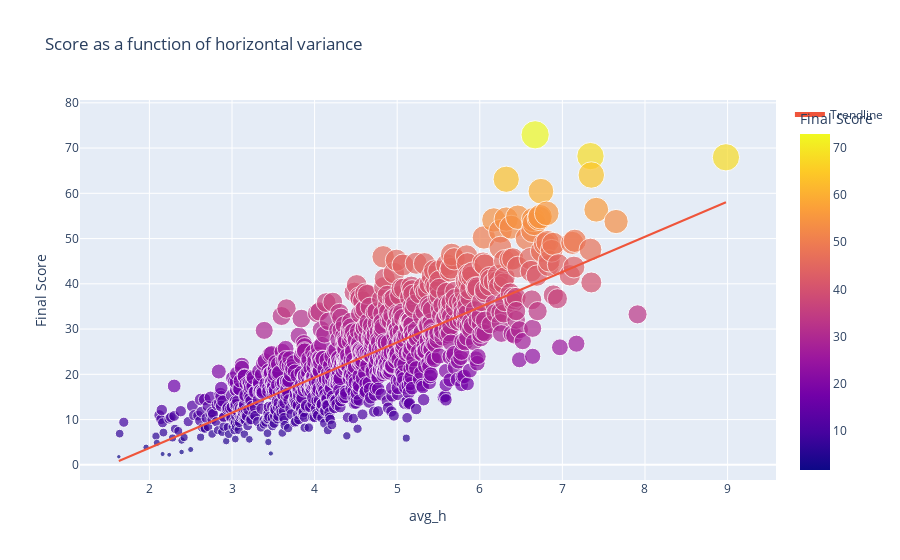
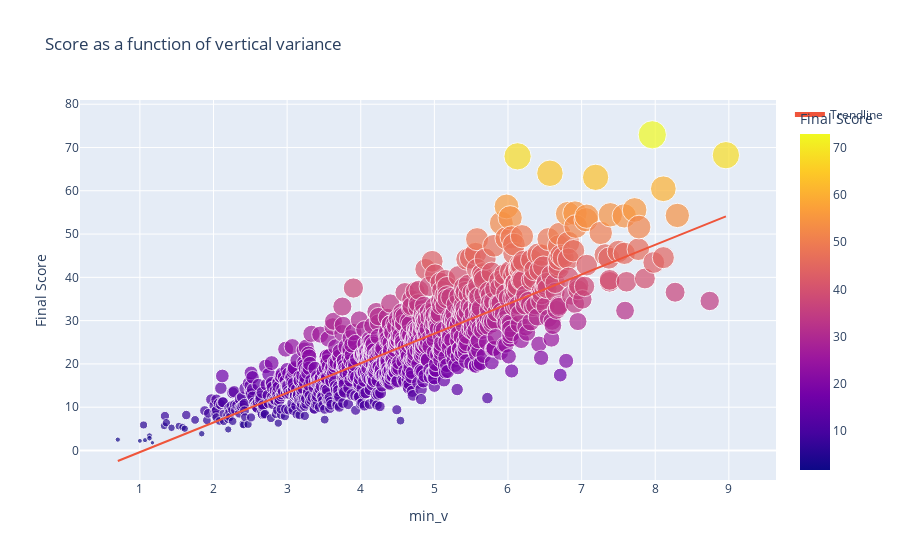

Here is the notebook cell these charts were saved with, in order:
### Code cell
tmp = pd.DataFrame()
tmp["x"] = avg_h_vec
tmp["y"] = final_score_vec
tmp.sort_values(by=['x'], inplace=True)
plot_result(tmp, "avg_h", "Final Score", "Score as a function of horizontal variance")

tmp = pd.DataFrame()
tmp["x"] = min_v_vec
tmp["y"] = final_score_vec
tmp.sort_values(by=['x'], inplace=True)
plot_result(tmp, "min_v", "Final Score", "Score as a function of vertical variance")

### Figure 1 — Plotly figure (JSON) as saved in the notebook; plotly's stock layout.template omitted (floating-point values rounded to 4 significant figures; data arrays with more than 128 entries replaced by an {"elided": "..."} marker saying what was removed)
{"data": [{"hovertemplate": "avg_h=%{x}<br>Final Score=%{marker.color}<extra></extra>", "legendgroup": "", "marker": {"color": {"elided": "1000 float values"}, "coloraxis": "coloraxis", "size": {"elided": "1000 float values"}, "sizemode": "area", "sizeref": 0.1823, "symbol": "circle"}, "mode": "markers", "name": "", "orientation": "v", "showlegend": false, "type": "scatter", "x": {"elided": "1000 float values"}, "xaxis": "x", "y": {"elided": "1000 float values"}, "yaxis": "y"}, {"mode": "lines", "name": "Trendline", "type": "scatter", "x": {"elided": "1000 float values"}, "y": {"elided": "1000 float values"}}], "layout": {"coloraxis": {"colorbar": {"title": {"text": "Final Score"}}, "colorscale": [[0, "#0d0887"], [0.1111, "#46039f"], [0.2222, "#7201a8"], [0.3333, "#9c179e"], [0.4444, "#bd3786"], [0.5556, "#d8576b"], [0.6667, "#ed7953"], [0.7778, "#fb9f3a"], [0.8889, "#fdca26"], [1, "#f0f921"]]}, "legend": {"itemsizing": "constant", "tracegroupgap": 0}, "title": {"text": "Score as a function of horizontal variance"}, "xaxis": {"anchor": "y", "domain": [0, 1], "title": {"text": "avg_h"}}, "yaxis": {"anchor": "x", "domain": [0, 1], "title": {"text": "Final Score"}}}}

### Figure 2 — Plotly figure (JSON) as saved in the notebook; plotly's stock layout.template omitted (floating-point values rounded to 4 significant figures; data arrays with more than 128 entries replaced by an {"elided": "..."} marker saying what was removed)
{"data": [{"hovertemplate": "min_v=%{x}<br>Final Score=%{marker.color}<extra></extra>", "legendgroup": "", "marker": {"color": {"elided": "1000 float values"}, "coloraxis": "coloraxis", "size": {"elided": "1000 float values"}, "sizemode": "area", "sizeref": 0.1823, "symbol": "circle"}, "mode": "markers", "name": "", "orientation": "v", "showlegend": false, "type": "scatter", "x": {"elided": "1000 float values"}, "xaxis": "x", "y": {"elided": "1000 float values"}, "yaxis": "y"}, {"mode": "lines", "name": "Trendline", "type": "scatter", "x": {"elided": "1000 float values"}, "y": {"elided": "1000 float values"}}], "layout": {"coloraxis": {"colorbar": {"title": {"text": "Final Score"}}, "colorscale": [[0, "#0d0887"], [0.1111, "#46039f"], [0.2222, "#7201a8"], [0.3333, "#9c179e"], [0.4444, "#bd3786"], [0.5556, "#d8576b"], [0.6667, "#ed7953"], [0.7778, "#fb9f3a"], [0.8889, "#fdca26"], [1, "#f0f921"]]}, "legend": {"itemsizing": "constant", "tracegroupgap": 0}, "title": {"text": "Score as a function of vertical variance"}, "xaxis": {"anchor": "y", "domain": [0, 1], "title": {"text": "min_v"}}, "yaxis": {"anchor": "x", "domain": [0, 1], "title": {"text": "Final Score"}}}}
